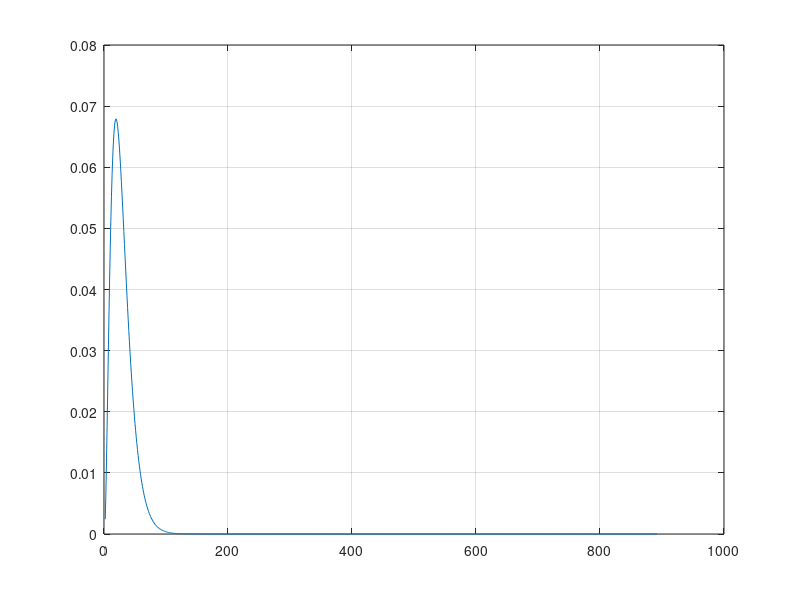
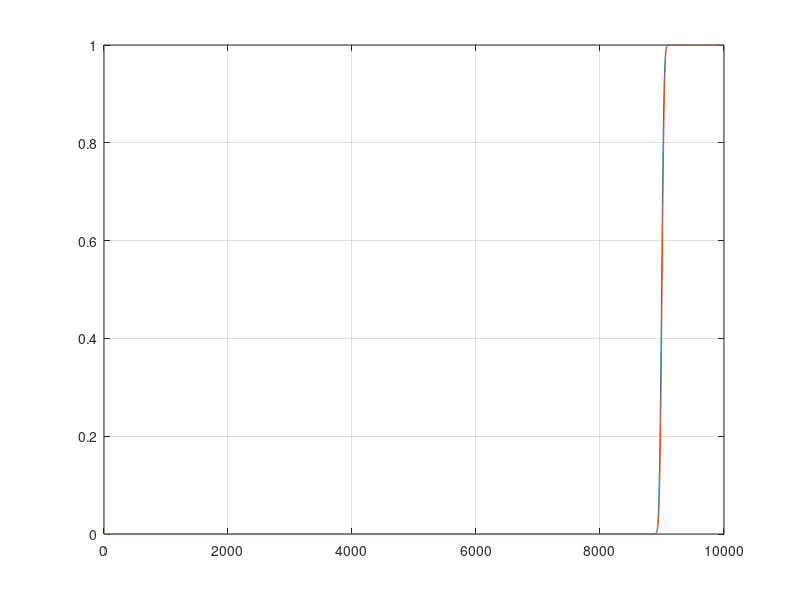

Write MATLAB code to recreate these figures, in order.


% Distribution data
x.M = 10000;
x.dim = 2;

zeta = [2, x.dim + 1];

ep_lo = 0.1;
ep_del = 0.001;

ep_hi = ep_lo + ep_del;

% Find q underbar and overbar
% Ppst

ep_hat = ep_lo + 0.5*ep_del;

qhat = (1 - ep_hat)*x.M;

% Ppst = binocdf(qhat, x.M, 1 - ep_hat);
% inputted value
Ppst = 0.95;

%%%%%%%%%%%%%%%%%%%%%%%%%%%%%%%%%%%%%%%%%%%%%%%%%%%%%%%%%%%%%%%%%%%%%%%%%%%

q = 1 : x.M;

probmin = binocdf(q-zeta(2), x.M, 1 - ep_hi);
minQ = probmin >= 0.5*( 1 + Ppst);

q_min = min(q(minQ));

%%%%%%%%%%%%%%%%%%%%%%%%%%%%%%%%%%%%%%%%%%%%%%%%%%%%%%%%%%%%%%%%%%%%%%%%%%%

probmax = binocdf(q-zeta(1), x.M, 1 - ep_lo);

maxQ = probmin <= 0.5*( 1 - Ppst);
q_max = max(q(maxQ));

%%%%%%%%%%%%%%%%%%%%%%%%%%%%%%%%%%%%%%%%%%%%%%%%%%%%%%%%%%%%%%%%%%%%%%%%%%%

arrQ = q_max:q_min;

n = 1;
zed = zeta(n);

r = zed : min(arrQ)/10;
r(end) = [];

RQ = zeros(length(r), length(arrQ));

for i = 1:length(r)
        
    A = log(x.M - r(i) + 1);
    coef = betaln(x.M - arrQ + 1, arrQ - r(i) + 1);
    B = betaln(x.M - arrQ + zed, arrQ - zed + 1);
    C = betaln(zed, r(i) - zed + 1);    
    
    logF = -A - coef + B - C;
    
    F = exp(logF);
    
    RQ(i, :) = F;

end

sumQ = sum(RQ, 2);

[~, index] = max(sumQ);
r_star = r(index);

fprintf('r* = %d \n', r_star)

%% P trial

Ptrail = zeros(1, length(arrQ));

A = log(x.M - r_star + 1);
coef = betaln(x.M - arrQ + 1, arrQ - r_star + 1);
B = betaln(x.M - arrQ + zed, arrQ - zed + 1);
C = betaln(zed, r_star - zed + 1);    

logF = -A - coef + B - C;

F = exp(logF);

Ptrail(1, :) = F;
Ptrail = sum(Ptrail, 2);

%%
figure

plot(r, sumQ)
grid on

figure
plot(probmin)
hold on
plot(probmax)
grid on


